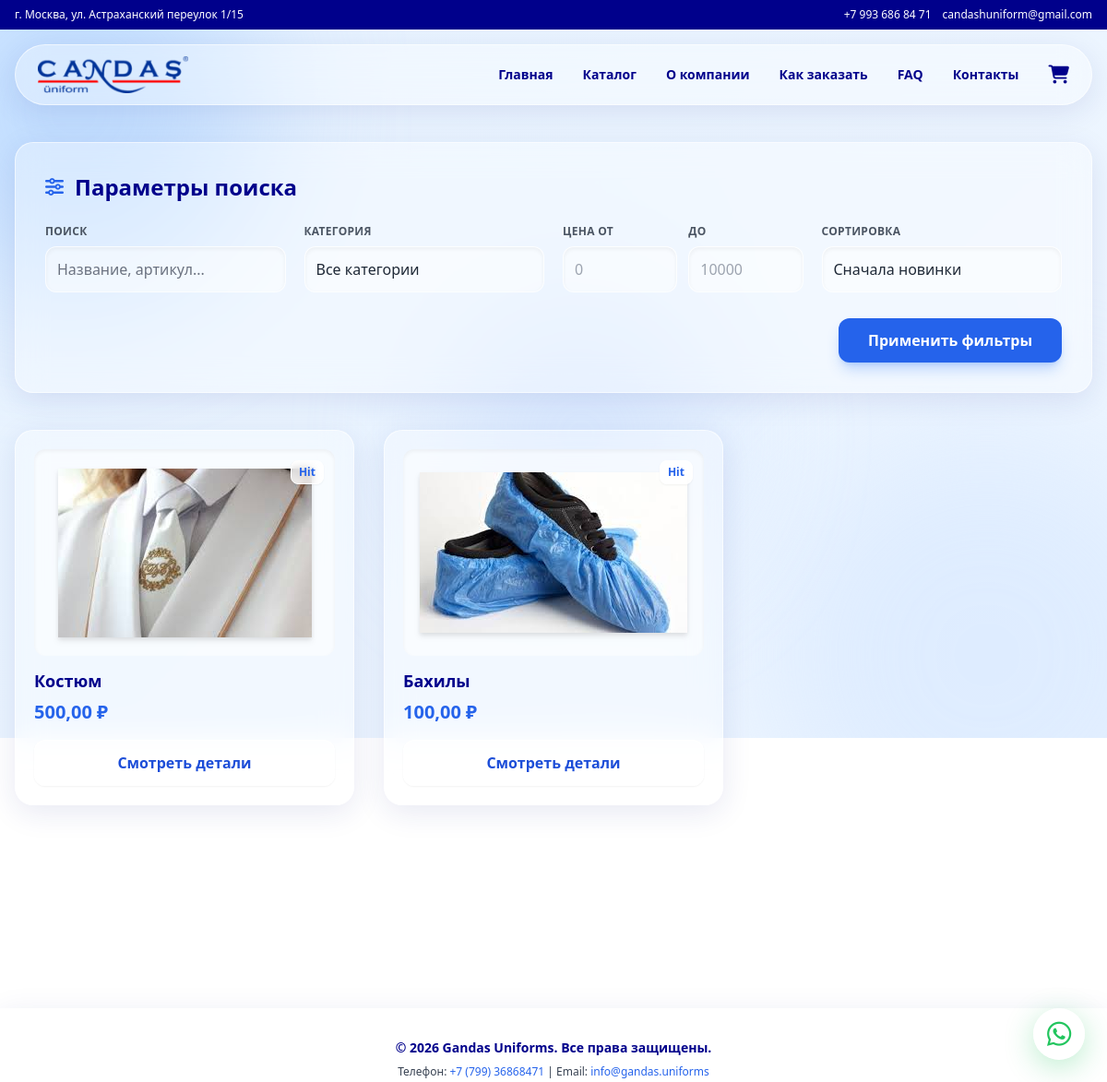
Before: /products/ with the older database file.
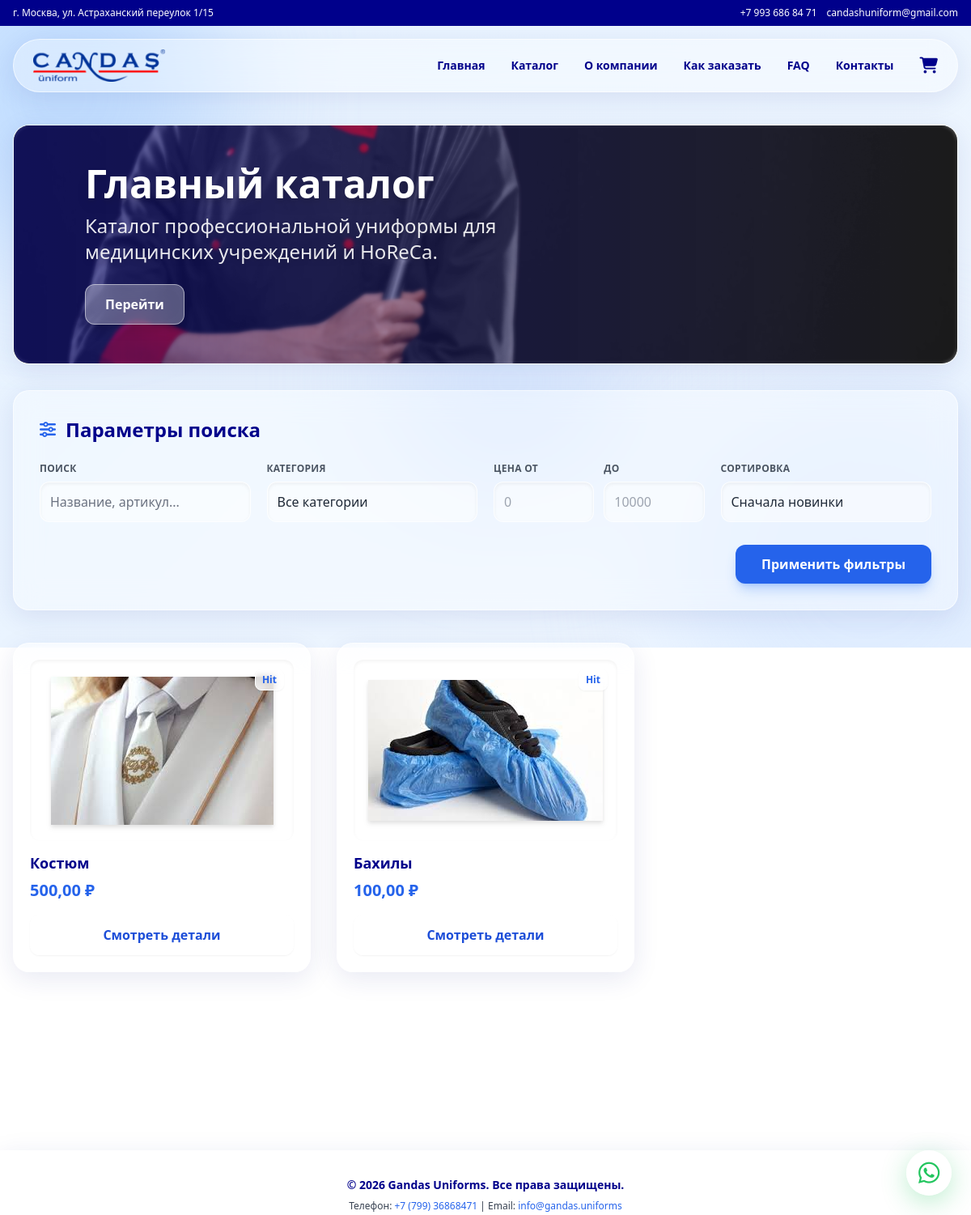
After: the same page with the newer database file.
### products/models.py (models this page shows, shortened)
class CatalogBanner(models.Model):
    title = models.CharField(max_length=200, verbose_name="Заголовок")
    subtitle = models.CharField(max_length=300, verbose_name="Подзаголовок", blank=True)
    image = models.ImageField(upload_to='catalog_banners/', verbose_name="Изображение баннера")
    link = models.URLField(verbose_name="Ссылка", blank=True)
    is_active = models.BooleanField(default=True, verbose_name="Активен")
    order = models.PositiveIntegerField(default=0, verbose_name="Порядок отображения")
    class Meta:
        verbose_name = "Баннер каталога"
        verbose_name_plural = "Баннеры каталога"
        ordering = ['order']

### products/views.py (the view)
# urls.py: path('', views.product_list, name='product_list'),
def product_list(request):
    products = Product.objects.all()
    categories = Category.objects.all()
    catalog_banner = CatalogBanner.objects.filter(is_active=True).order_by('order').first()
    category_slug = request.GET.get('category')
    if category_slug:
        products = products.filter(category__slug=category_slug)
    min_price = request.GET.get('min_price')
    if min_price:
        try:
            products = products.filter(base_price__gte=float(min_price))
        except ValueError:
            pass
    max_price = request.GET.get('max_price')
    if max_price:
        try:
            products = products.filter(base_price__lte=float(max_price))
        except ValueError:
            pass
    gender = request.GET.get('gender')
    if gender:
        products = products.filter(gender=gender)
    sort = request.GET.get('sort', '-created_at')
    valid_sorts = ['base_price', '-base_price', '-created_at']
    if sort in valid_sorts:
        products = products.order_by(sort)
    paginator = Paginator(products, 9)
    page_number = request.GET.get('page')
    page_obj = paginator.get_page(page_number)
    context = {
        'products': page_obj,
        'categories': categories,
        'catalog_banner': catalog_banner,
        'selected_category': category_slug,
        'selected_gender': gender,
        'min_price': min_price,
        'max_price': max_price,
        'sort': sort,
        'page_obj': page_obj,
    }
    return render(request, 'products/product_list.html', context)

### products/templates/products/product_list.html (shortened to what the changed rows need)
{% extends 'base.html' %}
{% load static %}
{% block content %}
<div class="px-4 py-6">
  {% with banner=catalog_banner %}
    {% if banner and banner.is_active %}
      <div class="glass-card p-6 md:p-12 mb-8 overflow-hidden relative group !p-0">
        <div class="absolute inset-0 bg-cover bg-center z-0 opacity-80 group-hover:scale-105 transition-transform duration-700" style="background-image: url('{{ banner.image.url }}');"></div>
        <div class="absolute inset-0 bg-gradient-to-r from-[#00008B]/50 to-transparent z-10 backdrop-blur-[2px]"></div>
        <div class="relative z-20 text-left max-w-2xl mx-auto md:ml-10 p-8 md:p-12">
          <h1 class="text-3xl md:text-5xl font-extrabold text-white mb-3 drop-shadow-lg">{{ banner.title }}</h1>
          {% if banner.subtitle %}
            <p class="text-lg md:text-2xl text-white/90 mb-6 font-medium drop-shadow-md">{{ banner.subtitle }}</p>
          {% endif %}
          {% if banner.link %}
            <a href="{{ banner.link }}" class="inline-block bg-white/30 backdrop-blur-md border border-white/50 text-white font-bold px-6 py-3 rounded-xl hover:bg-white hover:text-[#00008B] transition-glass shadow-lg">
              Перейти
            </a>
          {% endif %}
        </div>
      </div>
    {% endif %}
  {% endwith %}
  <div class="glass-card p-6 md:p-8 mb-10">
    <div class="flex items-center gap-3 mb-6">
      <h2 class="text-xl md:text-2xl font-bold text-[#00008B]">Параметры поиска</h2>
    </div>
  </div>
</div>
{% endblock %}

Changed rows visible on the page:
added CatalogBanner: image (picture), title "Главный каталог", subtitle "Каталог профессиональной униформы для медицинских учреждений и HoReCa."
Other visible differences:
text now shown: "Перейти"
